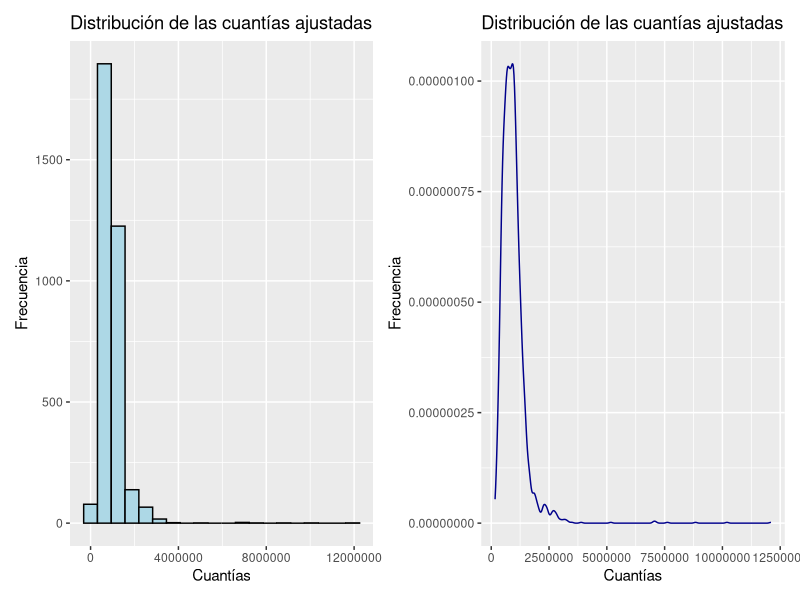
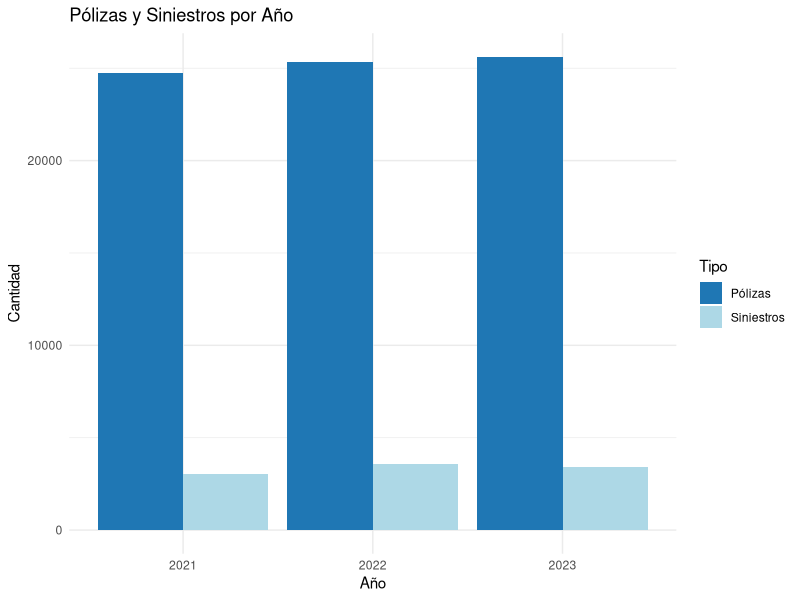

Generate these figures, in order, with R: (Note: a time limit stopped this script after it produced the figures.)
## ---- chunk 1
knitr::opts_chunk$set(echo = TRUE)
options(scipen = 999)
## ---- chunk 2
library(readxl)
library(ggplot2)
library(tidyverse)
library(patchwork)
## ---- chunk 3
df_cuantias <- read_excel("Trabajo Final 2024 Base de Datos .xlsx")

a = ggplot(df_cuantias, aes(x=`Cuantía actualizada`)) +
  geom_histogram(bins = 20, fill = "lightblue", color = "black")+
  labs(title = "Distribución de las cuantías ajustadas", y = "Frecuencia", x = "Cuantías")

b = ggplot(df_cuantias)+
  aes(x=`Cuantía actualizada`)+
  geom_density(color = "blue4")+
  labs(title = "Distribución de las cuantías ajustadas", y = "Frecuencia", x = "Cuantías")

a + b

## ---- chunk 4
df <- data.frame(
  Año = c(2021, 2022, 2023),
  Pólizas = c(24752, 25348, 25615),
  Siniestros = c(3023, 3581, 3431)
)

# Pasamos de ancho a largo
df_long <- pivot_longer(df, cols = c(Pólizas, Siniestros),
                        names_to = "Tipo", values_to = "Cantidad")

# Gráfico de barras apiladas
ggplot(df_long, aes(x = factor(Año), y = Cantidad, fill = Tipo)) +
  geom_bar(stat = "identity", position = "dodge") +
  labs(title = "Pólizas y Siniestros por Año",
       x = "Año", y = "Cantidad") +
  scale_fill_manual(values = c("Pólizas" = "#1f77b4", "Siniestros" = "lightblue")) +
  theme_minimal()
## ---- chunk 5
set.seed(123)
siniestros1 = numeric(100000)

for(i in 1:100000){ 
siniestros1[i] <- sum(rpois(n = 25615, lambda = 0.135))

}

siniestros1

saveRDS(siniestros1, file = "siniestros1.rds")

hist(siniestros1)

## ---- chunk 6
log_media = mean(log(df_cuantias$`Cuantía actualizada`))

log_desvio = sd(log(df_cuantias$`Cuantía actualizada`))

set.seed(1)

x <- rlnorm(N, meanlog = log_media, sdlog = log_desvio)
## ---- chunk 7
alpha = min(df_cuantias$`Cuantía actualizada`)

beta = 1/((1/N)*sum(log(df_cuantias$`Cuantía actualizada`/alpha)))
